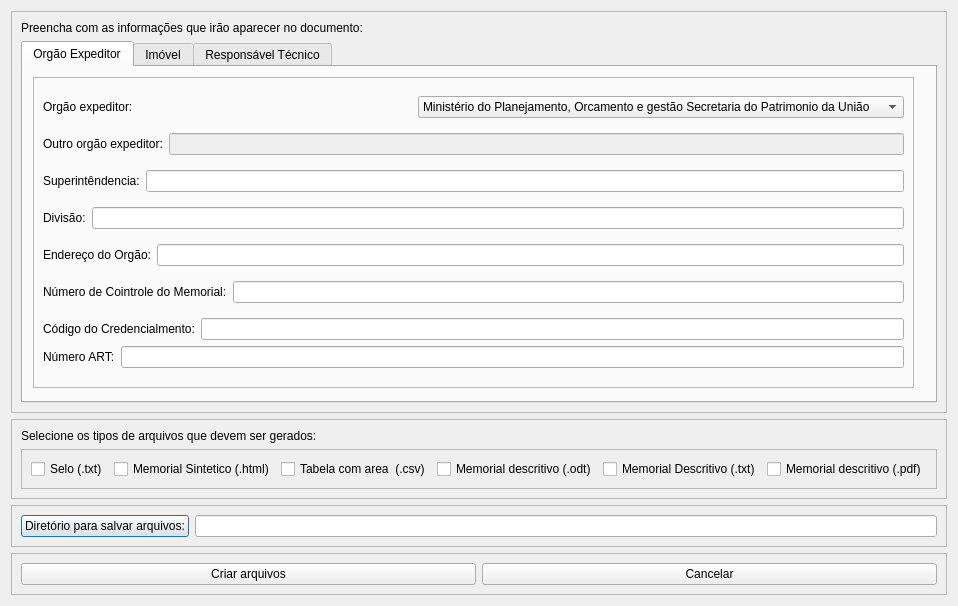
<?xml version="1.0" encoding="UTF-8"?>
<ui version="4.0">
 <class>Dialog</class>
 <widget class="QDialog" name="Dialog">
  <property name="geometry">
   <rect>
    <x>0</x>
    <y>0</y>
    <width>942</width>
    <height>600</height>
   </rect>
  </property>
  <property name="windowTitle">
   <string>Configurações dos arquivos</string>
  </property>
  <layout class="QGridLayout" name="gridLayout_7">
   <item row="6" column="0" colspan="2">
    <widget class="QFrame" name="frame_7">
     <property name="frameShape">
      <enum>QFrame::StyledPanel</enum>
     </property>
     <property name="frameShadow">
      <enum>QFrame::Sunken</enum>
     </property>
     <layout class="QVBoxLayout" name="verticalLayout_7">
      <item>
       <widget class="QLabel" name="label_23">
        <property name="text">
         <string>Selecione os tipos de arquivos que devem ser gerados:</string>
        </property>
       </widget>
      </item>
      <item>
       <widget class="QFrame" name="horizontalLayout_25">
        <property name="frameShape">
         <enum>QFrame::StyledPanel</enum>
        </property>
        <property name="frameShadow">
         <enum>QFrame::Sunken</enum>
        </property>
        <property name="midLineWidth">
         <number>0</number>
        </property>
        <layout class="QHBoxLayout" name="horizontalLayout_24">
         <item>
          <widget class="QCheckBox" name="seloTxt">
           <property name="text">
            <string>Selo (.txt)</string>
           </property>
          </widget>
         </item>
         <item>
          <widget class="QCheckBox" name="memorialSinteticHtml">
           <property name="text">
            <string>Memorial Sintetico (.html)</string>
           </property>
          </widget>
         </item>
         <item>
          <widget class="QCheckBox" name="tableAreaCsv">
           <property name="text">
            <string>Tabela com area  (.csv)</string>
           </property>
          </widget>
         </item>
         <item>
          <widget class="QCheckBox" name="checkBox">
           <property name="text">
            <string>Memorial descritivo (.odt)</string>
           </property>
          </widget>
         </item>
         <item>
          <widget class="QCheckBox" name="memorialDescritivoTxt">
           <property name="text">
            <string>Memorial Descritivo (.txt)</string>
           </property>
          </widget>
         </item>
         <item>
          <widget class="QCheckBox" name="memorialDescritivoPdf">
           <property name="text">
            <string>Memorial descritivo (.pdf)</string>
           </property>
          </widget>
         </item>
        </layout>
       </widget>
      </item>
     </layout>
    </widget>
   </item>
   <item row="7" column="0" colspan="2">
    <widget class="QFrame" name="frame_6">
     <property name="enabled">
      <bool>true</bool>
     </property>
     <property name="frameShape">
      <enum>QFrame::StyledPanel</enum>
     </property>
     <property name="frameShadow">
      <enum>QFrame::Sunken</enum>
     </property>
     <layout class="QGridLayout" name="gridLayout_6">
      <item row="0" column="0">
       <layout class="QHBoxLayout" name="horizontalLayout_22">
        <item>
         <widget class="QPushButton" name="folderButton">
          <property name="toolTip">
           <string/>
          </property>
          <property name="text">
           <string>Diretório para salvar arquivos:</string>
          </property>
         </widget>
        </item>
        <item>
         <widget class="QLineEdit" name="folderEdit"/>
        </item>
       </layout>
      </item>
     </layout>
    </widget>
   </item>
   <item row="4" column="0" colspan="2">
    <widget class="QFrame" name="frame_5">
     <property name="frameShape">
      <enum>QFrame::StyledPanel</enum>
     </property>
     <property name="frameShadow">
      <enum>QFrame::Sunken</enum>
     </property>
     <layout class="QGridLayout" name="gridLayout_5">
      <item row="0" column="0">
       <widget class="QLabel" name="label_24">
        <property name="text">
         <string>Preencha com as informações que irão aparecer no documento:</string>
        </property>
       </widget>
      </item>
      <item row="1" column="0">
       <widget class="QTabWidget" name="tabWidget">
        <property name="sizePolicy">
         <sizepolicy hsizetype="Preferred" vsizetype="Preferred">
          <horstretch>0</horstretch>
          <verstretch>0</verstretch>
         </sizepolicy>
        </property>
        <property name="maximumSize">
         <size>
          <width>16777215</width>
          <height>16777215</height>
         </size>
        </property>
        <property name="tabShape">
         <enum>QTabWidget::Rounded</enum>
        </property>
        <property name="currentIndex">
         <number>0</number>
        </property>
        <property name="elideMode">
         <enum>Qt::ElideLeft</enum>
        </property>
        <widget class="QWidget" name="tab">
         <attribute name="title">
          <string>Orgão Expeditor</string>
         </attribute>
         <widget class="QFrame" name="frame_10">
          <property name="geometry">
           <rect>
            <x>10</x>
            <y>10</y>
            <width>881</width>
            <height>311</height>
           </rect>
          </property>
          <property name="frameShape">
           <enum>QFrame::StyledPanel</enum>
          </property>
          <property name="frameShadow">
           <enum>QFrame::Raised</enum>
          </property>
          <layout class="QVBoxLayout" name="verticalLayout_9">
           <item>
            <layout class="QHBoxLayout" name="horizontalLayout_26">
             <item>
              <widget class="QLabel" name="label_25">
               <property name="text">
                <string>Orgão expeditor:</string>
               </property>
              </widget>
             </item>
             <item>
              <widget class="QComboBox" name="comboBox">
               <item>
                <property name="text">
                 <string>Ministério do Planejamento, Orcamento e gestão Secretaria do Patrimonio da União</string>
                </property>
               </item>
               <item>
                <property name="text">
                 <string>Outro</string>
                </property>
               </item>
              </widget>
             </item>
            </layout>
           </item>
           <item>
            <layout class="QHBoxLayout" name="horizontalLayout_28">
             <item>
              <widget class="QLabel" name="label_26">
               <property name="text">
                <string>Outro orgão expeditor:</string>
               </property>
              </widget>
             </item>
             <item>
              <widget class="QLineEdit" name="lineEdit">
               <property name="enabled">
                <bool>false</bool>
               </property>
              </widget>
             </item>
            </layout>
           </item>
           <item>
            <layout class="QHBoxLayout" name="horizontalLayout_29">
             <item>
              <widget class="QLabel" name="label_27">
               <property name="text">
                <string>Superintêndencia:</string>
               </property>
              </widget>
             </item>
             <item>
              <widget class="QLineEdit" name="lineEdit_2"/>
             </item>
            </layout>
           </item>
           <item>
            <layout class="QHBoxLayout" name="horizontalLayout_30">
             <item>
              <widget class="QLabel" name="label_28">
               <property name="text">
                <string>Divisão:</string>
               </property>
              </widget>
             </item>
             <item>
              <widget class="QLineEdit" name="lineEdit_3"/>
             </item>
            </layout>
           </item>
           <item>
            <layout class="QHBoxLayout" name="horizontalLayout_31">
             <item>
              <widget class="QLabel" name="label_29">
               <property name="text">
                <string>Endereço do Orgão:</string>
               </property>
              </widget>
             </item>
             <item>
              <widget class="QLineEdit" name="lineEdit_4"/>
             </item>
            </layout>
           </item>
           <item>
            <layout class="QHBoxLayout" name="horizontalLayout_32">
             <item>
              <widget class="QLabel" name="label_30">
               <property name="text">
                <string>Número de Cointrole do Memorial:</string>
               </property>
              </widget>
             </item>
             <item>
              <widget class="QLineEdit" name="lineEdit_5"/>
             </item>
            </layout>
           </item>
           <item>
            <layout class="QVBoxLayout" name="verticalLayout_4">
             <item>
              <layout class="QHBoxLayout" name="horizontalLayout_20">
               <item>
                <widget class="QLabel" name="label_17">
                 <property name="text">
                  <string>Código do Credencialmento:</string>
                 </property>
                </widget>
               </item>
               <item>
                <widget class="QLineEdit" name="credenciamentoEdit"/>
               </item>
              </layout>
             </item>
             <item>
              <layout class="QHBoxLayout" name="horizontalLayout_21">
               <item>
                <widget class="QLabel" name="label_18">
                 <property name="text">
                  <string>Número ART:</string>
                 </property>
                </widget>
               </item>
               <item>
                <widget class="QLineEdit" name="artEdit"/>
               </item>
              </layout>
             </item>
            </layout>
           </item>
          </layout>
         </widget>
        </widget>
        <widget class="QWidget" name="tab_2">
         <attribute name="title">
          <string>Imóvel</string>
         </attribute>
         <layout class="QGridLayout" name="gridLayout_10">
          <item row="0" column="0" colspan="2">
           <widget class="QFrame" name="frame_9">
            <property name="frameShape">
             <enum>QFrame::StyledPanel</enum>
            </property>
            <property name="frameShadow">
             <enum>QFrame::Sunken</enum>
            </property>
            <layout class="QHBoxLayout" name="horizontalLayout_27">
             <item>
              <layout class="QVBoxLayout" name="verticalLayout_6">
               <item>
                <layout class="QHBoxLayout" name="horizontalLayout_5">
                 <item>
                  <widget class="QLabel" name="label">
                   <property name="text">
                    <string>Nome do Imóvel:</string>
                   </property>
                  </widget>
                 </item>
                 <item>
                  <widget class="QLineEdit" name="imovelEdit"/>
                 </item>
                </layout>
               </item>
               <item>
                <layout class="QHBoxLayout" name="horizontalLayout_6">
                 <item>
                  <widget class="QLabel" name="label_2">
                   <property name="text">
                    <string>Proprietário:</string>
                   </property>
                  </widget>
                 </item>
                 <item>
                  <widget class="QLineEdit" name="proprietarioEdit"/>
                 </item>
                </layout>
               </item>
               <item>
                <layout class="QHBoxLayout" name="horizontalLayout_7">
                 <item>
                  <widget class="QLabel" name="label_3">
                   <property name="text">
                    <string>Município:</string>
                   </property>
                  </widget>
                 </item>
                 <item>
                  <widget class="QLineEdit" name="municipioEdit">
                   <property name="text">
                    <string/>
                   </property>
                  </widget>
                 </item>
                </layout>
               </item>
               <item>
                <layout class="QHBoxLayout" name="horizontalLayout_8">
                 <item>
                  <widget class="QLabel" name="label_4">
                   <property name="text">
                    <string>Comarca:</string>
                   </property>
                  </widget>
                 </item>
                 <item>
                  <widget class="QLineEdit" name="comarcaEdit"/>
                 </item>
                </layout>
               </item>
               <item>
                <layout class="QHBoxLayout" name="horizontalLayout_9">
                 <item>
                  <widget class="QLabel" name="label_22">
                   <property name="text">
                    <string>Endereço:</string>
                   </property>
                  </widget>
                 </item>
                 <item>
                  <widget class="QLineEdit" name="enderecoEdit"/>
                 </item>
                </layout>
               </item>
              </layout>
             </item>
             <item>
              <layout class="QVBoxLayout" name="verticalLayout_5">
               <item>
                <layout class="QHBoxLayout" name="horizontalLayout_10">
                 <item>
                  <widget class="QLabel" name="label_8">
                   <property name="text">
                    <string>UF:</string>
                   </property>
                  </widget>
                 </item>
                 <item>
                  <widget class="QLineEdit" name="ufEdit"/>
                 </item>
                </layout>
               </item>
               <item>
                <layout class="QHBoxLayout" name="horizontalLayout_11">
                 <item>
                  <widget class="QLabel" name="label_9">
                   <property name="text">
                    <string>Código INCRA:</string>
                   </property>
                  </widget>
                 </item>
                 <item>
                  <widget class="QLineEdit" name="codIncraEdit"/>
                 </item>
                </layout>
               </item>
               <item>
                <layout class="QHBoxLayout" name="horizontalLayout_12">
                 <item>
                  <widget class="QLabel" name="label_10">
                   <property name="text">
                    <string>Matrícula:</string>
                   </property>
                  </widget>
                 </item>
                 <item>
                  <widget class="QLineEdit" name="matriculaEdit"/>
                 </item>
                </layout>
               </item>
               <item>
                <layout class="QHBoxLayout" name="horizontalLayout_13">
                 <item>
                  <widget class="QLabel" name="label_20">
                   <property name="text">
                    <string>Número de Cadastro:</string>
                   </property>
                  </widget>
                 </item>
                 <item>
                  <widget class="QLineEdit" name="cadastroEdit"/>
                 </item>
                </layout>
               </item>
              </layout>
             </item>
            </layout>
           </widget>
          </item>
          <item row="1" column="1">
           <widget class="QFrame" name="frame">
            <property name="frameShape">
             <enum>QFrame::StyledPanel</enum>
            </property>
            <property name="frameShadow">
             <enum>QFrame::Sunken</enum>
            </property>
            <layout class="QGridLayout" name="gridLayout">
             <item row="0" column="0">
              <layout class="QVBoxLayout" name="verticalLayout">
               <item>
                <layout class="QHBoxLayout" name="horizontalLayout">
                 <item>
                  <widget class="QLabel" name="label_19">
                   <property name="text">
                    <string>Fator Kappa:</string>
                   </property>
                  </widget>
                 </item>
                 <item>
                  <widget class="QLineEdit" name="kappaEdit">
                   <property name="text">
                    <string>0.9996</string>
                   </property>
                  </widget>
                 </item>
                </layout>
               </item>
               <item>
                <layout class="QHBoxLayout" name="horizontalLayout_2">
                 <item>
                  <widget class="QLabel" name="label_6">
                   <property name="text">
                    <string>Meridiano Central:</string>
                   </property>
                  </widget>
                 </item>
                 <item>
                  <widget class="QLineEdit" name="meridianoEdit"/>
                 </item>
                </layout>
               </item>
               <item>
                <layout class="QHBoxLayout" name="horizontalLayout_3">
                 <item>
                  <widget class="QLabel" name="label_7">
                   <property name="text">
                    <string>Convergencia Meridiana:</string>
                   </property>
                  </widget>
                 </item>
                 <item>
                  <widget class="QLineEdit" name="convergenciaEdit">
                   <property name="text">
                    <string/>
                   </property>
                  </widget>
                 </item>
                </layout>
               </item>
               <item>
                <layout class="QHBoxLayout" name="horizontalLayout_4">
                 <item>
                  <widget class="QLabel" name="label_21">
                   <property name="text">
                    <string>Sistema  de projeção:</string>
                   </property>
                  </widget>
                 </item>
                 <item>
                  <widget class="QLineEdit" name="projectionEdit">
                   <property name="text">
                    <string/>
                   </property>
                  </widget>
                 </item>
                </layout>
               </item>
               <item>
                <layout class="QHBoxLayout" name="horizontalLayout_23">
                 <item>
                  <widget class="QLabel" name="label_5">
                   <property name="text">
                    <string>DATUM:</string>
                   </property>
                  </widget>
                 </item>
                 <item>
                  <widget class="QLineEdit" name="datumEdit"/>
                 </item>
                </layout>
               </item>
              </layout>
             </item>
            </layout>
           </widget>
          </item>
          <item row="1" column="0">
           <widget class="QFrame" name="frame_2">
            <property name="frameShape">
             <enum>QFrame::StyledPanel</enum>
            </property>
            <property name="frameShadow">
             <enum>QFrame::Sunken</enum>
            </property>
            <layout class="QGridLayout" name="gridLayout_2">
             <item row="0" column="0">
              <layout class="QVBoxLayout" name="verticalLayout_2">
               <item>
                <layout class="QHBoxLayout" name="horizontalLayout_14">
                 <item>
                  <widget class="QLabel" name="label_11">
                   <property name="text">
                    <string>Estação RBMC de origem:</string>
                   </property>
                  </widget>
                 </item>
                 <item>
                  <widget class="QLineEdit" name="rbmcOrigemEdit"/>
                 </item>
                </layout>
               </item>
               <item>
                <layout class="QHBoxLayout" name="horizontalLayout_15">
                 <item>
                  <widget class="QLabel" name="label_12">
                   <property name="text">
                    <string>Coordenada E da RBMC:</string>
                   </property>
                  </widget>
                 </item>
                 <item>
                  <widget class="QLineEdit" name="rbmcEsteEdit"/>
                 </item>
                </layout>
               </item>
               <item>
                <layout class="QHBoxLayout" name="horizontalLayout_16">
                 <item>
                  <widget class="QLabel" name="label_13">
                   <property name="text">
                    <string>Coordenada N da RBMC:</string>
                   </property>
                  </widget>
                 </item>
                 <item>
                  <widget class="QLineEdit" name="rbmcNorteEdit"/>
                 </item>
                </layout>
               </item>
               <item>
                <layout class="QHBoxLayout" name="horizontalLayout_17">
                 <item>
                  <widget class="QLabel" name="label_14">
                   <property name="text">
                    <string>Localização da Estação RBMC:</string>
                   </property>
                  </widget>
                 </item>
                 <item>
                  <widget class="QLineEdit" name="localRbmcEdit"/>
                 </item>
                </layout>
               </item>
              </layout>
             </item>
            </layout>
           </widget>
          </item>
         </layout>
        </widget>
        <widget class="QWidget" name="tab_3">
         <attribute name="title">
          <string>Responsável Técnico</string>
         </attribute>
         <layout class="QGridLayout" name="gridLayout_11">
          <item row="0" column="0">
           <widget class="QFrame" name="frame_3">
            <property name="frameShape">
             <enum>QFrame::NoFrame</enum>
            </property>
            <property name="frameShadow">
             <enum>QFrame::Sunken</enum>
            </property>
            <layout class="QHBoxLayout" name="horizontalLayout_34">
             <item>
              <layout class="QVBoxLayout" name="verticalLayout_3">
               <item>
                <layout class="QHBoxLayout" name="horizontalLayout_18">
                 <item>
                  <widget class="QLabel" name="label_15">
                   <property name="text">
                    <string>Responsável Técnico:</string>
                   </property>
                  </widget>
                 </item>
                 <item>
                  <widget class="QLineEdit" name="autorEdit"/>
                 </item>
                </layout>
               </item>
               <item>
                <layout class="QHBoxLayout" name="horizontalLayout_33">
                 <item>
                  <widget class="QLabel" name="label_31">
                   <property name="text">
                    <string>Cargo</string>
                   </property>
                  </widget>
                 </item>
                 <item>
                  <widget class="QLineEdit" name="lineEdit_6"/>
                 </item>
                </layout>
               </item>
               <item>
                <layout class="QHBoxLayout" name="horizontalLayout_19">
                 <item>
                  <widget class="QLabel" name="label_16">
                   <property name="text">
                    <string>CREA:</string>
                   </property>
                  </widget>
                 </item>
                 <item>
                  <widget class="QLineEdit" name="creaEdit"/>
                 </item>
                </layout>
               </item>
              </layout>
             </item>
            </layout>
           </widget>
          </item>
         </layout>
        </widget>
       </widget>
      </item>
     </layout>
    </widget>
   </item>
   <item row="8" column="0" colspan="2">
    <widget class="QFrame" name="frame_8">
     <property name="frameShape">
      <enum>QFrame::StyledPanel</enum>
     </property>
     <property name="frameShadow">
      <enum>QFrame::Raised</enum>
     </property>
     <layout class="QGridLayout" name="gridLayout_8">
      <item row="0" column="0">
       <widget class="QPushButton" name="createButton">
        <property name="text">
         <string>Criar arquivos</string>
        </property>
       </widget>
      </item>
      <item row="0" column="1">
       <widget class="QPushButton" name="closeButton">
        <property name="text">
         <string>Cancelar</string>
        </property>
       </widget>
      </item>
     </layout>
    </widget>
   </item>
  </layout>
 </widget>
 <tabstops>
  <tabstop>tableAreaCsv</tabstop>
  <tabstop>closeButton</tabstop>
  <tabstop>seloTxt</tabstop>
  <tabstop>memorialSinteticHtml</tabstop>
  <tabstop>memorialDescritivoTxt</tabstop>
  <tabstop>memorialDescritivoPdf</tabstop>
  <tabstop>kappaEdit</tabstop>
  <tabstop>checkBox</tabstop>
  <tabstop>rbmcOrigemEdit</tabstop>
  <tabstop>rbmcEsteEdit</tabstop>
  <tabstop>rbmcNorteEdit</tabstop>
  <tabstop>localRbmcEdit</tabstop>
  <tabstop>credenciamentoEdit</tabstop>
  <tabstop>artEdit</tabstop>
  <tabstop>createButton</tabstop>
  <tabstop>meridianoEdit</tabstop>
  <tabstop>convergenciaEdit</tabstop>
  <tabstop>projectionEdit</tabstop>
  <tabstop>datumEdit</tabstop>
  <tabstop>autorEdit</tabstop>
  <tabstop>creaEdit</tabstop>
  <tabstop>imovelEdit</tabstop>
  <tabstop>proprietarioEdit</tabstop>
  <tabstop>municipioEdit</tabstop>
  <tabstop>comarcaEdit</tabstop>
  <tabstop>enderecoEdit</tabstop>
  <tabstop>ufEdit</tabstop>
  <tabstop>codIncraEdit</tabstop>
  <tabstop>matriculaEdit</tabstop>
  <tabstop>cadastroEdit</tabstop>
  <tabstop>folderButton</tabstop>
  <tabstop>folderEdit</tabstop>
 </tabstops>
 <resources/>
 <connections/>
</ui>
